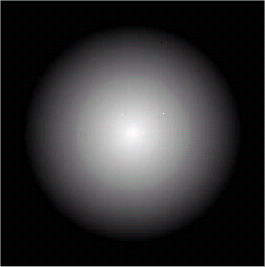
%> input picture Laboratory5/Images/Laboratorio_5_1.tif, 265 x 267 px
$ octave Laboratory5.m   (GNU Octave 9; MATLAB toolbox functions it lacks are replaced by stand-ins)
%> lines starting %> are read from the running program, lines starting %| are printed output that depends on the picture; in (x1, y1, x2, y2) boxes, pixels count from 0 and x2, y2 are one past the last pixel; in counts of white or black regions, pixels touching at a corner belong together; the program's own positions count from 1
%--------------------------------------------
% Laboratório 5
% Aluno: Marcos Vinicius Ribeiro Silva
%--------------------------------------------

% Adicionando o path onde contêm as imagens
clc;
addpath('Images');


%--------------------------------------------
% Exercício 1
%--------------------------------------------

% Descreva o que ocorre aplicando o filtro F abaixo na figura
% Laboratorio_5_1.tif e descreva o resultado:

% Criando a figura para o exerício 1
title_figure = 'Exercicio 1';
figure('NumberTitle', 'off', 'Name', title_figure);

% Filtro a ser utilizado
F = [-1, -1, -1; -1, 8, -1; -1, -1, -1];

% Lendo a imagem original
img_orig = imread('Laboratorio_5_1.tif');
%> img_orig is the input picture: size 267x265x3 uint8; mean R, G, B 50.2, 50.1, 50.3

% Filtrando a imagem
img_filter = imfilter(img_orig, F);

% Imprimindo as imagens
subplot(1,2,1); imshow(img_orig); title('Imagem original');
subplot(1,2,2); imshow(img_filter); title('Imagem filtrada');

% Comentário
% Os filtros de realce com centros negativos e bordas positivas são
% utilizados para realçar regiões de interesse da imagem e remover
% bordas internas. Logo na aplicação desse filtro na imagem realizou
% o realce na imagem dos 3 pontos em cor de brando na imagem.


%--------------------------------------------
% Exercício 2
%--------------------------------------------

% Explique cada linha do código abaixo aplicado na figura
% Laboratorio_5_2.bmp:

% Criando a figura para o exercício 2
title_figure = 'Exercicio 2';
figure('NumberTitle', 'off', 'Name', title_figure);

% Lendo a imagem Laboratorio_5_2.bmp
A = imread('Laboratorio_5_2.bmp');
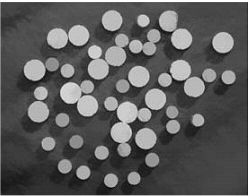
%> input picture Laboratory5/Images/Laboratorio_5_2.bmp, 249 x 196 px
%> A is the input picture: size 196x249 uint8; min 3, max 255, mean 92.8

% Convertendo a imagem original para uma imagem binária utilizando o
% limite global da imagem original em tons de cinza como fator de
% luminância inferior
B = im2bw(A, graythresh(A));
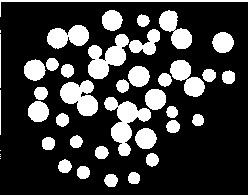
%> B: size 196x249 logical; 24% white; 42 white regions (5 under 20 px), largest, box (x1, y1, x2, y2) and area: (104, 97, 151, 156) 1132, (88, 34, 129, 79) 986, (0, 0, 249, 196) 955

% Invertendo a imagem binária
C = ~B;

% Calculando e transformando a distância euclidiana da imagem binária
D = bwdist(C);

% Capturando as regiões de maior numero de pixels de luz como "bacias de
% água"
L = watershed(-D);
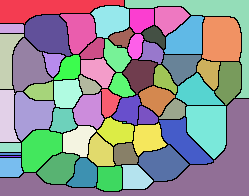
%> L: size 196x249 uint8; 61 distinct labels, from 0 to 60; one colour per label, 0 black

% Captura regiões onde L possui valor 0
w = L == 0;
%> w: size 196x249 logical; 7.5% white in thin lines or dots

% Cria uma nova imagem onde da binária original atribuindo os valores de
% da imagem binária ou da imagem de região de interesse com valor de L = 0
g2 = B | w;
%> g2: size 196x249 logical; 31.3% white; 19 white regions (1 under 20 px), largest, box (x1, y1, x2, y2) and area: (0, 0, 249, 196) 12361, (212, 32, 234, 53) 355, (135, 128, 157, 149) 354

% Imprimindo as etapas de todo processo
subplot(3,3,1); imshow(A);
subplot(3,3,2); imshow(B);
subplot(3,3,3); imshow(C);
subplot(3,3,4); imshow(D);
subplot(3,3,5); imshow(L);
subplot(3,3,6); imshow(2);
subplot(3,3,[7, 9]); imshow(g2);


%--------------------------------------------
% Exercício 3
%--------------------------------------------

% Explique cada linha do código abaixo aplicado na figura
% Laboratorio_5_3.bmp:

% Criando a figura para o exercício 3
title_figure = 'Exercicio 3';
figure('NumberTitle', 'off', 'Name', title_figure);

% Lendo a imagem Laboratorio_5_3.bmp
f = imread('Laboratorio_5_3.bmp');
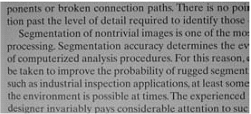
%> input picture Laboratory5/Images/Laboratorio_5_3.bmp, 251 x 114 px
%> f is the input picture: size 114x251 uint8; min 7, max 255, mean 142.5

% Capturando o histograma da imagem original
hf = imhist(f);
%> hf = 256 values, max 2386 at index 158, min 0 at index 1, mean 111.8

% (Adpatação para não criar várias imagens)
% Plota a imagem original
subplot(1,3,1); imshow(f); title('Imagem original');

% (Adpatação para não criar várias imagens)
% Plota o histograma
subplot(1,3,2); plot(hf); title('Histograma');

% Calculando uma "limiar" T1 que recebe o valor mínimo da imagem original
% e multiplica por meio e soma ao valor máximo da imagem original
T1 = 0.5 * (double(min(f(:))) + double(max(f(:))));
%> T1 = 131

% Criando uma variável de controle para o laço de repetição
done = false;

% Laço de repetição
while ~done
    % Atribuindo a imagem g os valors de que são superiores ao limiar T1
    g = f >= T1;

    % Obetendo um novo limiar a partir da nova imagem de 6 que contém
    % agora a média de g multiplicado por 0.5 mais a imagem média da
    % imagem inversa de g
    T1next = 0.5 * (mean(f(g)) + mean(f(~g)));

    % Comparanando se a subtração absoluta de limiar T1 menos o novo
    % limiar T1next é menor que 0.5, caso seja o laço o interrompido
    done = abs(T1 - T1next) < 0.5;

    % Atribunido o novo limiar ao limiar antigo
    T1 = T1next;
end
%> this loop made 3 passes
%> (T1next, done, T1) on passes 1 to 3: (128.2, false, 128.2), (127.1, false, 127.1), (127.1, true, 127.1)
%> pass 1, `g = f >= T1;`:
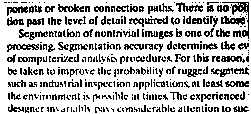
%> g: size 114x251 logical; 74.3% white; black in thin lines or dots

% Atribuindo a T2 a divisão de T1 por 255
T2 = T1/255;
%> T2 = 0.498

% Convertendo a imagem original para uma imagem binária utilizando o
% limite o limiar T2 calculado anteirormente como fator de luminância
% inferior
s1 = im2bw(f,T2);

% (Adpatação para não criar várias imagens)
% Plota a imagem resultante do thresold realizado manualmente
subplot(1,3,3); imshow(s1); title('Imagem ');
%> after `title('Imagem ')`:
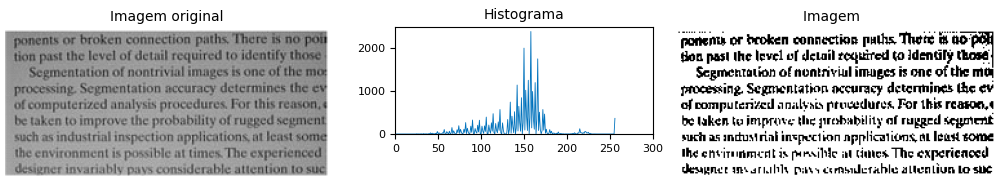
%> figure redrawn from the program's plot data, 3 panels


%--------------------------------------------
% Exercício 4
%--------------------------------------------

% Utilize a imagem Laboratorio_5_4.bmp, para executar a função a seguir:
% Explique cada uma das linhas da função e o resultado da execução.

% Criando a figura para o exercício 4
title_figure = 'Exercicio 4';
figure('NumberTitle', 'off', 'Name', title_figure);

% Testando a função Laboratorio_5_4b criada
% lendo a imagem original
img_orig = imread('Laboratorio_5_4.bmp');
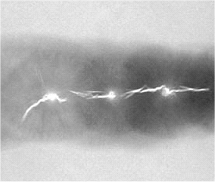
%> input picture Laboratory5/Images/Laboratorio_5_4.bmp, 215 x 182 px
%> img_orig is the input picture: size 182x215 uint8; min 54, max 255, mean 177.8

% Criando uma matriz com zeros do tamanho da imagem
%> (the run ends here)
